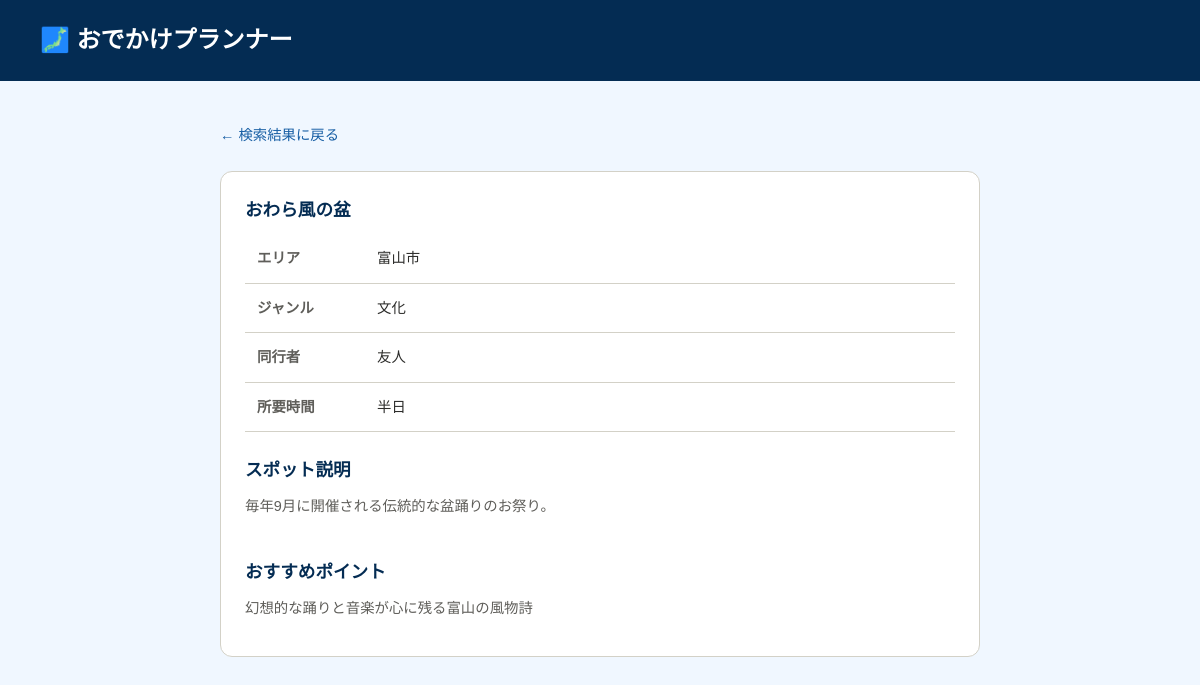
The page /spot/6 on the database its author committed.
### tables this page shows
CREATE TABLE spots (
        id INTEGER PRIMARY KEY AUTOINCREMENT,
        name TEXT,
        city TEXT,
        genre TEXT,
        companion TEXT,
        duration TEXT,
        description TEXT,
        point TEXT
    );

### app.py (the view)
@app.route('/spot/<int:id>')
def detail(id):
    conn = get_db()
    spot = conn.execute('SELECT * FROM spots WHERE id = ?', (id,)).fetchone()
    conn.close()
    return render_template('detail.html', spot=spot)

### app.py (called while the page is built)
def get_db():
    db_path = os.path.join(os.path.dirname(__file__), 'spots.db')
    conn = sqlite3.connect(db_path)
    conn.row_factory = sqlite3.Row
    return conn

### templates/detail.html (shortened to what this page needs)
<!DOCTYPE html>
<html lang="ja">
<head>
  <link rel="stylesheet" href="{{ url_for('static', filename='style.css') }}">
</head>
<body>
  <header>
    <a href="/"><h1>🗾 おでかけプランナー</h1></a>
  </header>
  <div class="container">
    <a href="javascript:history.back()" class="back-link">← 検索結果に戻る</a>
    <div class="card">
      <h2>{{ spot.name }}</h2>
      <table>
        <tr>
          <th>エリア</th>
          <td>{{ spot.city }}</td>
        </tr>
        <tr>
          <th>ジャンル</th>
          <td>{{ spot.genre }}</td>
        </tr>
        <tr>
          <th>同行者</th>
          <td>{{ spot.companion }}</td>
        </tr>
        <tr>
          <th>所要時間</th>
          <td>{{ spot.duration }}</td>
        </tr>
      </table>
      <h2>スポット説明</h2>
      <p>{{ spot.description }}</p>
      <br>
      <h2>おすすめポイント</h2>
      <p>{{ spot.point }}</p>
    </div>
  </div>
</body>
</html>

### static/style.css (style rules this page uses)
* { margin: 0; padding: 0; box-sizing: border-box; }
body { font-family: 'Noto Sans JP', sans-serif; background: #F0F7FF; color: #2C2C2A; line-height: 1.7; }
header { background: #042C53; color: white; padding: 20px 40px; }
header h1 { font-size: 1.5rem; }
header a { color: white; text-decoration: none; }
.container { max-width: 800px; margin: 40px auto; padding: 0 20px; }
h2 { color: #042C53; margin-bottom: 16px; }
.card { background: white; border: 1px solid #D3D1C7; border-radius: 12px; padding: 24px; margin-bottom: 16px; }
.card h2 { font-size: 1.1rem; margin-bottom: 8px; }
.card p { font-size: 0.9rem; color: #5F5E5A; margin-bottom: 12px; }
.back-link { display: inline-block; margin-bottom: 24px; color: #185FA5; text-decoration: none; font-size: 0.9rem; }
table { width: 100%; border-collapse: collapse; margin-bottom: 24px; }
th, td { padding: 12px; border-bottom: 1px solid #D3D1C7; text-align: left; font-size: 0.9rem; }
th { color: #5F5E5A; width: 120px; }

### rows shown on the page
spots: name "おわら風の盆", city "富山市", genre "文化", companion "友人", duration "半日", description "毎年9月に開催される伝統的な盆踊りのお祭り。", point "幻想的な踊りと音楽が心に残る富山の風物詩"
